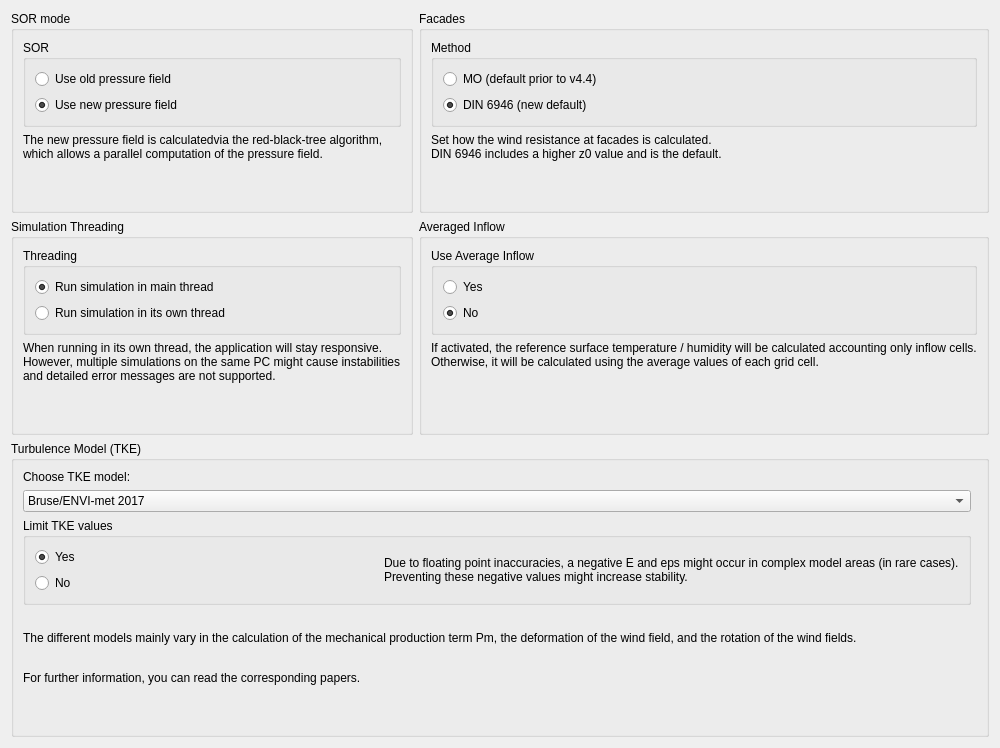
             <widget class="QWidget" name="tab_Expert">
              <attribute name="title">
               <string>Expert Settings</string>
              </attribute>
              <layout class="QGridLayout" name="gridLayout_103">
               <item row="0" column="1">
                <widget class="QGroupBox" name="gb_facades">
                 <property name="title">
                  <string>Facades</string>
                 </property>
                 <layout class="QGridLayout" name="gridLayout_37">
                  <item row="1" column="0">
                   <widget class="QLabel" name="label_152">
                    <property name="text">
                     <string>&lt;html&gt;&lt;head/&gt;&lt;body&gt;&lt;p&gt;Set how the wind resistance at facades is calculated. &lt;br/&gt;DIN 6946 includes a higher z0 value and is the default.&lt;/p&gt;&lt;/body&gt;&lt;/html&gt;</string>
                    </property>
                    <property name="alignment">
                     <set>Qt::AlignLeading|Qt::AlignLeft|Qt::AlignTop</set>
                    </property>
                   </widget>
                  </item>
                  <item row="0" column="0">
                   <widget class="QGroupBox" name="gb_facades2">
                    <property name="title">
                     <string>Method</string>
                    </property>
                    <layout class="QGridLayout" name="gridLayout_107">
                     <item row="0" column="0">
                      <widget class="QRadioButton" name="rb_MO">
                       <property name="text">
                        <string>MO (default prior to v4.4)</string>
                       </property>
                      </widget>
                     </item>
                     <item row="1" column="0">
                      <widget class="QRadioButton" name="rb_DIN6946">
                       <property name="text">
                        <string>DIN 6946 (new default)</string>
                       </property>
                       <property name="checked">
                        <bool>true</bool>
                       </property>
                      </widget>
                     </item>
                    </layout>
                   </widget>
                  </item>
                 </layout>
                </widget>
               </item>
               <item row="0" column="0">
                <widget class="QGroupBox" name="gb_SOR">
                 <property name="title">
                  <string>SOR mode</string>
                 </property>
                 <layout class="QGridLayout" name="gridLayout_36">
                  <item row="0" column="0">
                   <widget class="QGroupBox" name="gb_SOR2">
                    <property name="title">
                     <string>SOR</string>
                    </property>
                    <layout class="QGridLayout" name="gridLayout_106">
                     <item row="0" column="0">
                      <widget class="QRadioButton" name="rb_oldSOR">
                       <property name="text">
                        <string>Use old pressure field</string>
                       </property>
                      </widget>
                     </item>
                     <item row="1" column="0">
                      <widget class="QRadioButton" name="rb_newSOR">
                       <property name="text">
                        <string>Use new pressure field</string>
                       </property>
                       <property name="checked">
                        <bool>true</bool>
                       </property>
                      </widget>
                     </item>
                    </layout>
                   </widget>
                  </item>
                  <item row="1" column="0">
                   <widget class="QLabel" name="label_151">
                    <property name="text">
                     <string>&lt;html&gt;&lt;head/&gt;&lt;body&gt;&lt;p&gt;The new pressure field is calculatedvia the red-black-tree algorithm,&lt;br/&gt;which allows a parallel computation of the pressure field.&lt;/p&gt;&lt;p&gt;&lt;br/&gt;&lt;/p&gt;&lt;/body&gt;&lt;/html&gt;</string>
                    </property>
                   </widget>
                  </item>
                 </layout>
                </widget>
               </item>
               <item row="1" column="1">
                <widget class="QGroupBox" name="gb_AverageInflow">
                 <property name="title">
                  <string>Averaged Inflow</string>
                 </property>
                 <layout class="QGridLayout" name="gridLayout_104">
                  <item row="0" column="0">
                   <widget class="QGroupBox" name="gb_avgInflow">
                    <property name="title">
                     <string>Use Average Inflow</string>
                    </property>
                    <layout class="QGridLayout" name="gridLayout_105">
                     <item row="0" column="0">
                      <widget class="QRadioButton" name="rb_avgInflowYes">
                       <property name="text">
                        <string>Yes</string>
                       </property>
                      </widget>
                     </item>
                     <item row="1" column="0">
                      <widget class="QRadioButton" name="rb_avgInflowNo">
                       <property name="text">
                        <string>No</string>
                       </property>
                       <property name="checked">
                        <bool>true</bool>
                       </property>
                      </widget>
                     </item>
                    </layout>
                   </widget>
                  </item>
                  <item row="1" column="0">
                   <widget class="QLabel" name="label_154">
                    <property name="text">
                     <string>&lt;html&gt;&lt;head/&gt;&lt;body&gt;&lt;p&gt;If activated, the reference surface temperature / humidity will be calculated accounting only inflow cells.&lt;br/&gt;Otherwise, it will be calculated using the average values of each grid cell.&lt;/p&gt;&lt;/body&gt;&lt;/html&gt;</string>
                    </property>
                    <property name="alignment">
                     <set>Qt::AlignLeading|Qt::AlignLeft|Qt::AlignTop</set>
                    </property>
                   </widget>
                  </item>
                 </layout>
                </widget>
               </item>
               <item row="2" column="0" colspan="2">
                <widget class="QGroupBox" name="gb_TKE">
                 <property name="title">
                  <string>Turbulence Model (TKE)</string>
                 </property>
                 <layout class="QGridLayout" name="gridLayout_38">
                  <item row="0" column="0">
                   <widget class="QLabel" name="label_155">
                    <property name="text">
                     <string>Choose TKE model:</string>
                    </property>
                   </widget>
                  </item>
                  <item row="3" column="0">
                   <spacer name="horizontalSpacer_23">
                    <property name="orientation">
                     <enum>Qt::Horizontal</enum>
                    </property>
                    <property name="sizeHint" stdset="0">
                     <size>
                      <width>40</width>
                      <height>20</height>
                     </size>
                    </property>
                   </spacer>
                  </item>
                  <item row="4" column="0" colspan="2">
                   <widget class="QLabel" name="label_156">
                    <property name="text">
                     <string>&lt;html&gt;&lt;head/&gt;&lt;body&gt;&lt;p&gt;The different models mainly vary in the calculation of the mechanical production term Pm, the deformation of the wind field, and the rotation of the wind fields.&lt;br/&gt;&lt;/p&gt;&lt;p&gt;For further information, you can read the corresponding papers.&lt;/p&gt;&lt;/body&gt;&lt;/html&gt;</string>
                    </property>
                    <property name="alignment">
                     <set>Qt::AlignLeading|Qt::AlignLeft|Qt::AlignTop</set>
                    </property>
                   </widget>
                  </item>
                  <item row="1" column="0">
                   <widget class="QComboBox" name="cb_TKE">
                    <property name="currentIndex">
                     <number>3</number>
                    </property>
                    <item>
                     <property name="text">
                      <string>Mellor and Yamada 1982</string>
                     </property>
                    </item>
                    <item>
                     <property name="text">
                      <string>Kato and Launder 1993</string>
                     </property>
                    </item>
                    <item>
                     <property name="text">
                      <string>Lopez et al. 2005</string>
                     </property>
                    </item>
                    <item>
                     <property name="text">
                      <string>Bruse/ENVI-met 2017</string>
                     </property>
                    </item>
                   </widget>
                  </item>
                  <item row="5" column="0">
                   <spacer name="verticalSpacer_12">
                    <property name="orientation">
                     <enum>Qt::Vertical</enum>
                    </property>
                    <property name="sizeHint" stdset="0">
                     <size>
                      <width>20</width>
                      <height>40</height>
                     </size>
                    </property>
                   </spacer>
                  </item>
                  <item row="2" column="0">
                   <widget class="QGroupBox" name="gb_LimitTKE">
                    <property name="title">
                     <string>Limit TKE values</string>
                    </property>
                    <layout class="QGridLayout" name="gridLayout_116">
                     <item row="0" column="0">
                      <widget class="QRadioButton" name="rb_tkeLimitY">
                       <property name="text">
                        <string>Yes</string>
                       </property>
                       <property name="checked">
                        <bool>true</bool>
                       </property>
                      </widget>
                     </item>
                     <item row="1" column="0">
                      <widget class="QRadioButton" name="rb_tkeLimitN">
                       <property name="text">
                        <string>No</string>
                       </property>
                      </widget>
                     </item>
                     <item row="0" column="1" rowspan="2">
                      <widget class="QLabel" name="label_175">
                       <property name="text">
                        <string>&lt;html&gt;&lt;head/&gt;&lt;body&gt;&lt;p&gt;Due to floating point inaccuracies, a negative E and eps might occur in complex model areas (in rare cases).&lt;br/&gt;Preventing these negative values might increase stability.&lt;/p&gt;&lt;/body&gt;&lt;/html&gt;</string>
                       </property>
                      </widget>
                     </item>
                    </layout>
                   </widget>
                  </item>
                 </layout>
                </widget>
               </item>
               <item row="1" column="0">
                <widget class="QGroupBox" name="gb_simThreading">
                 <property name="title">
                  <string>Simulation Threading</string>
                 </property>
                 <layout class="QGridLayout" name="gridLayout_108">
                  <item row="1" column="0" colspan="2">
                   <widget class="QLabel" name="label_153">
                    <property name="text">
                     <string>&lt;html&gt;&lt;head/&gt;&lt;body&gt;&lt;p&gt;When running in its own thread, the application will stay responsive. &lt;br/&gt;However, multiple simulations on the same PC might cause instabilities &lt;br/&gt;and detailed error messages are not supported.&lt;/p&gt;&lt;p&gt;&lt;br/&gt;&lt;/p&gt;&lt;/body&gt;&lt;/html&gt;</string>
                    </property>
                   </widget>
                  </item>
                  <item row="0" column="0" colspan="2">
                   <widget class="QGroupBox" name="gb_threading">
                    <property name="title">
                     <string>Threading</string>
                    </property>
                    <layout class="QGridLayout" name="gridLayout_109">
                     <item row="0" column="0">
                      <widget class="QRadioButton" name="rb_threadingMain">
                       <property name="text">
                        <string>Run simulation in main thread</string>
                       </property>
                       <property name="checked">
                        <bool>true</bool>
                       </property>
                      </widget>
                     </item>
                     <item row="1" column="0">
                      <widget class="QRadioButton" name="rb_threadingOwn">
                       <property name="text">
                        <string>Run simulation in its own thread</string>
                       </property>
                      </widget>
                     </item>
                    </layout>
                   </widget>
                  </item>
                 </layout>
                </widget>
               </item>
              </layout>
             </widget>
